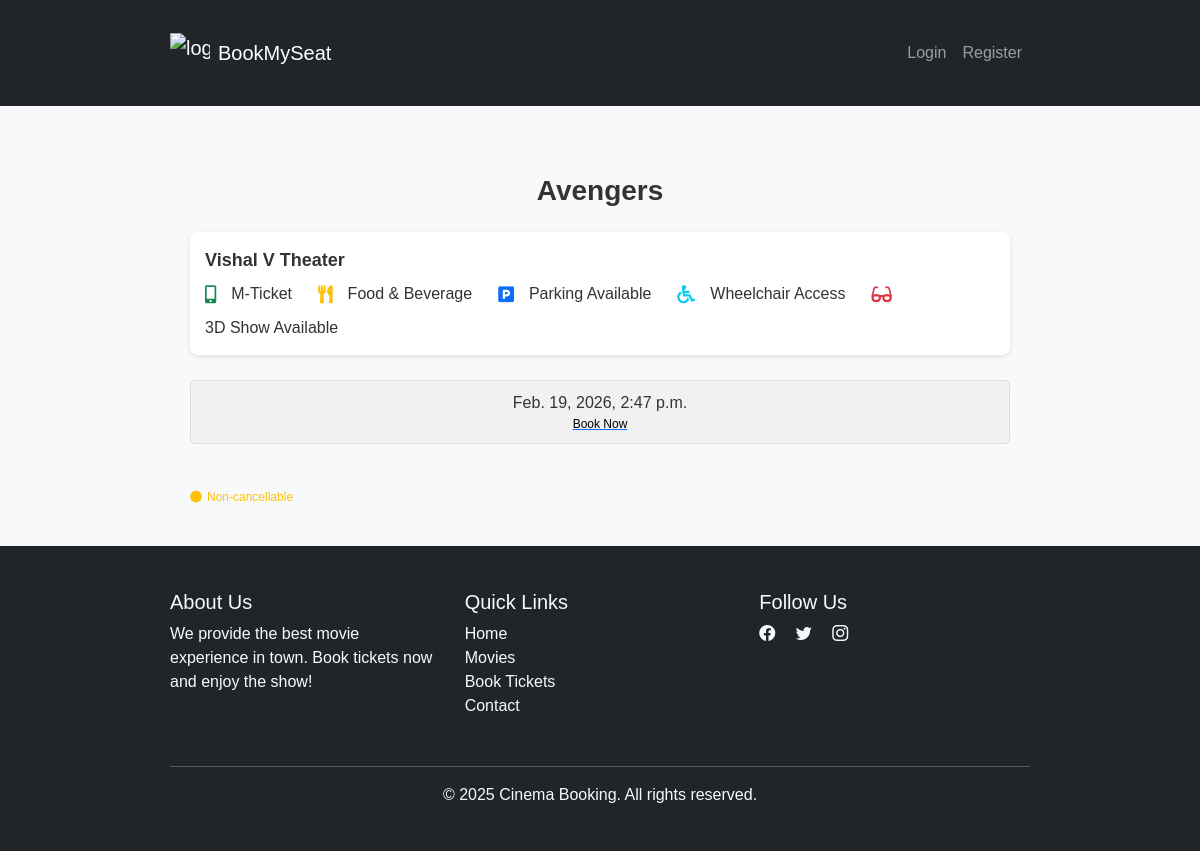
/movies/1/theaters, run on the app's committed database.
### movies/models.py (models this page shows, shortened)
class Movie(models.Model):
    title = models.CharField(max_length=255)
    description = models.TextField(blank=True)
    release_date = models.DateField(null=True, blank=True)
    poster = models.ImageField(upload_to="posters/", blank=True, null=True)
    rating = models.DecimalField(max_digits=3, decimal_places=1, default=0.0)
    genres = models.ManyToManyField(Genre, blank=True, related_name="movies")
    language = models.ForeignKey(
        Language,
        null=True,
        blank=True,
        on_delete=models.SET_NULL,
        related_name="movies",
    )
    trailer_url = models.URLField(
        blank=True,
        null=True,
        help_text="Paste the full YouTube video URL here (e.g. https://www.youtube.com/watch?v=abc123)",
    )
    class Meta:
        indexes = [
            models.Index(fields=["title"], name="movie_title_idx"),
            models.Index(fields=["-rating"], name="movie_rating_idx"),
            models.Index(fields=["-release_date"], name="movie_release_idx"),
        ]

class Theater(models.Model):
    name = models.CharField(max_length=255)
    movie = models.ForeignKey(Movie, on_delete=models.CASCADE, related_name="theaters")
    time = models.DateTimeField()

### movies/views.py (the view)
# urls.py: path("<int:movie_id>/theaters", views.theater_list, name="theater_list"),
def theater_list(request, movie_id):
    movie = get_object_or_404(Movie, id=movie_id)
    theaters = Theater.objects.filter(movie=movie)
    return render(
        request, "movies/theater_list.html", {"movie": movie, "theaters": theaters}
    )

### movies/templates/movies/theater_list.html (shortened to what this page needs)
{% extends "users/basic.html" %}
{% block content %}
<link rel="stylesheet" href="https://cdnjs.cloudflare.com/ajax/libs/font-awesome/5.15.3/css/all.min.css">
<body>
    <div class="container">
        <div class="movie-title">{{ movie.title }}</div>
        {% if theaters %}
        {% for theater in theaters %}
        <div class="theatre-info">
            <div>
                <strong>{{ theater.name }} Theater</strong>
                <div class="info-icons mt-2">
                    <i class="fas fa-mobile-alt text-success"></i>M-Ticket
                    <i class="fas fa-utensils text-warning ms-3"></i>Food & Beverage
                    <i class="fas fa-parking text-primary ms-3"></i>Parking Available
                    <i class="fas fa-wheelchair text-info ms-3"></i>Wheelchair Access
                    <i class="fas fa-glasses text-danger ms-3"></i>3D Show Available
                </div>
            </div>
        </div>
        <div class="show-times">
            <div class="time-box">
                {{ theater.time }}
                <a href="{% url 'movies:book_seats' theater.id %}">
                    <span>Book Now</span>
                </a>
            </div>
        </div>
        {% endfor %}
        {% else %}
        <div class="no-theaters mt-4">
            <p>Sorry, no theaters are available for this movie at the moment.</p>
        </div>
        {% endif %}
        <div class="non-cancellable mt-4">
            <i class="fas fa-circle text-warning"></i> Non-cancellable
        </div>
    </div>
</body>
{% endblock %}

### movies/templates/movies/theater_list.html (style rules this page uses)
body { font-family: Arial, sans-serif; background-color: #f8f9fa; color: #333; margin: 0; padding: 0; }
.container { padding: 20px; max-width: 900px; margin: 0 auto; }
.movie-title { font-size: 28px; font-weight: bold; text-align: center; margin-bottom: 20px; }
.theatre-info { display: flex; justify-content: space-between; align-items: center; padding: 15px; background-color: #fff; border-radius: 8px; box-shadow: 0 2px 5px rgba(0, 0, 0, 0.1); margin-bottom: 15px; flex-wrap: wrap; }
.theatre-info strong { font-size: 18px; flex: 1; }
.info-icons { display: flex; flex-wrap: wrap; align-items: center; justify-content: flex-start; gap: 10px; margin-top: 10px; flex: 2; }
.info-icons i { margin-right: 5px; font-size: 18px; }
.show-times { display: flex; justify-content: space-between; padding: 10px 0; flex-wrap: wrap; }
.time-box { border: 1px solid #ddd; border-radius: 5px; padding: 10px 20px; text-align: center; background-color: #f1f1f1; margin-bottom: 10px; flex: 1; min-width: 100px; transition: transform 0.3s ease, background-color 0.3s ease; }
.time-box span { display: block; font-size: 12px; color: black; }
.non-cancellable { color: #ffc107; font-size: 12px; margin-top: 20px; display: flex; align-items: center; }
.non-cancellable i { margin-right: 5px; }

### data on the page
Movie: title "Avengers"
Theater: name "Vishal V", time "Feb. 19, 2026, 2:47 p.m."
